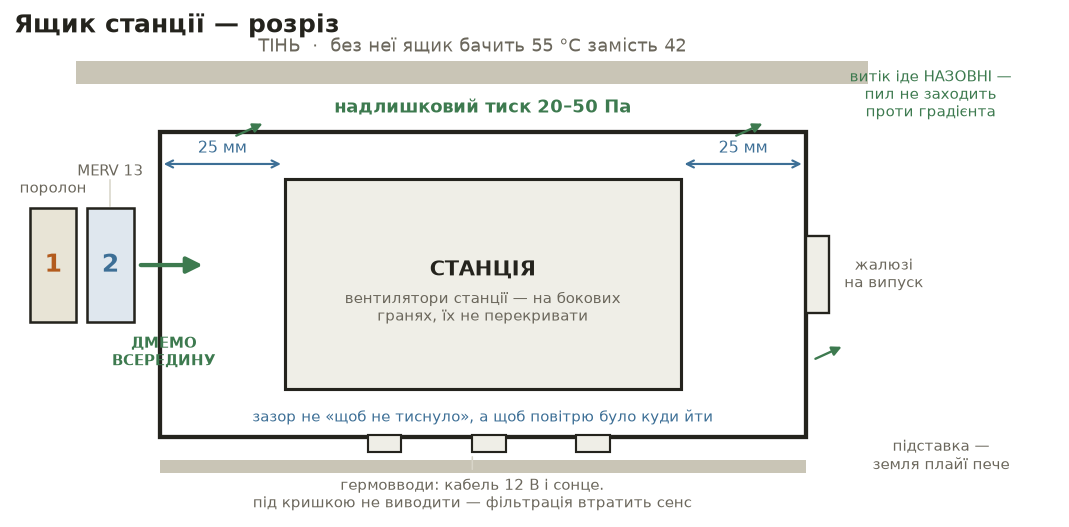

Recreate this plot in Python.
#!/usr/bin/env python3
"""Креслення ящика станції: розріз із потоком повітря + два графіки.

Генерує поруч із собою:
  schematic.svg/.png — розріз ящика: станція, зазори, дві ступені фільтра,
                       вентилятор на нагнітання, гермовводи, тінь.
  thermal.svg/.png   — скільки потоку треба залежно від температури надворі.
  cooler.svg/.png    — гіпотеза теплової маси: температура води по годинах.

Жодної цифри руками: усе береться з enclosure/data/params.json і моделі.
"""

import json
import sys
from pathlib import Path

import matplotlib
matplotlib.rcParams["svg.fonttype"] = "none"
matplotlib.use("Agg")
import matplotlib.pyplot as plt
from matplotlib.patches import FancyArrowPatch, Rectangle

HERE = Path(__file__).resolve().parent
sys.path.insert(0, str(HERE))
import enclosure_model as enc  # noqa: E402

P = json.loads((HERE.parent / "data" / "params.json").read_text())
INK, INK2, LINE = "#24231d", "#6b675c", "#d8d5c9"
ACCENT, SIGNAL, GOOD, CRIT = "#b35b1e", "#3d6f96", "#3d7a4f", "#b23a2e"
plt.rcParams.update({"font.size": 9, "font.family": "DejaVu Sans",
                     "text.color": INK, "axes.labelcolor": INK,
                     "xtick.color": INK2, "ytick.color": INK2})


def save(fig, name):
    for ext in ("svg", "png"):
        fig.savefig(HERE / f"{name}.{ext}", bbox_inches="tight",
                    transparent=(ext == "svg"), dpi=140)
    plt.close(fig)


# ------------------------------------------------------------------ розріз
def draw_section():
    cl = P["fit"]["clearance_mm"]
    amb = P["ambient"]
    fig, ax = plt.subplots(figsize=(9.6, 4.6))
    ax.set_xlim(0, 100); ax.set_ylim(0, 52); ax.axis("off")

    # тінь над ящиком — вона важить більше за вентилятор
    ax.add_patch(Rectangle((6, 45), 76, 2.4, fc="#c9c5b6", ec="none"))
    ax.text(44, 48.4, f'ТІНЬ  ·  без неї ящик бачить {amb["playa_sun_c"]} °C замість '
            f'{amb["playa_shade_c"]}', ha="center", color=INK2, fontsize=9)

    # ящик
    ax.add_patch(Rectangle((14, 8), 62, 32, fc="none", ec=INK, lw=2.2))
    # станція всередині з зазором
    ax.add_patch(Rectangle((26, 13), 38, 22, fc="#efeee7", ec=INK, lw=1.6))
    ax.text(45, 25.5, "СТАНЦІЯ", ha="center", va="center", fontsize=11,
            color=INK, fontweight="bold")
    ax.text(45, 21.5, "вентилятори станції — на бокових\nгранях, їх не перекривати",
            ha="center", va="center", fontsize=7.5, color=INK2)

    # зазор
    for x0, x1, y in ((14, 26, 36.6), (64, 76, 36.6)):
        ax.annotate("", xy=(x0, y), xytext=(x1, y),
                    arrowprops=dict(arrowstyle="<->", color=SIGNAL, lw=1.1))
    ax.text(20, 37.8, f"{cl} мм", ha="center", fontsize=8, color=SIGNAL)
    ax.text(70, 37.8, f"{cl} мм", ha="center", fontsize=8, color=SIGNAL)
    ax.text(45, 9.6, "зазор не «щоб не тиснуло», а щоб повітрю було куди йти",
            ha="center", fontsize=7.5, color=SIGNAL)

    # вхід: дві ступені + вентилятор на нагнітання
    ax.add_patch(Rectangle((1.5, 20), 4.5, 12, fc="#e8e4d6", ec=INK, lw=1.3))
    ax.text(3.75, 33.6, "поролон", ha="center", fontsize=7.5, color=INK2)
    ax.text(3.75, 26, "1", ha="center", va="center", fontsize=13,
            color=ACCENT, fontweight="bold")
    ax.add_patch(Rectangle((7, 20), 4.5, 12, fc="#dfe7ee", ec=INK, lw=1.3))
    ax.text(9.25, 35.4, "MERV 13", ha="center", fontsize=7.5, color=INK2)
    ax.plot([9.25, 9.25], [32.2, 34.9], color=LINE, lw=.8)
    ax.text(9.25, 26, "2", ha="center", va="center", fontsize=13,
            color=SIGNAL, fontweight="bold")
    ax.add_patch(FancyArrowPatch((11.8, 26), (18.5, 26), color=GOOD,
                                 arrowstyle="-|>", mutation_scale=17, lw=2.2))
    ax.text(14.4, 15.5, "ДМЕМО\nВСЕРЕДИНУ", ha="center", fontsize=7.5,
            color=GOOD, fontweight="bold")

    # надлишковий тиск + витік назовні
    lo, hi = P["pressure"]["target_pa"]
    ax.text(45, 42, f"надлишковий тиск {lo}–{hi} Па", ha="center",
            fontsize=9, color=GOOD, fontweight="bold")
    for x, y in ((21, 39.4), (69, 39.4), (76.6, 16)):
        ax.add_patch(FancyArrowPatch((x, y), (x + 3.2, y + 1.6), color=GOOD,
                                     arrowstyle="-|>", mutation_scale=10, lw=1.2))
    ax.text(88, 41.6, "витік іде НАЗОВНІ —\nпил не заходить\nпроти градієнта",
            ha="center", fontsize=7.5, color=GOOD)

    # пасивний випуск
    ax.add_patch(Rectangle((76, 21), 2.2, 8, fc="#efeee7", ec=INK, lw=1.2))
    ax.text(83.5, 25, "жалюзі\nна випуск", ha="center", va="center",
            fontsize=7.5, color=INK2)

    # гермовводи знизу
    for x in (34, 44, 54):
        ax.add_patch(Rectangle((x, 6.4), 3.2, 1.8, fc="#efeee7", ec=INK, lw=1.1))
    ax.annotate("гермовводи: кабель 12 В і сонце.\n"
                "під кришкою не виводити — фільтрація втратить сенс",
                xy=(44, 6.3), xytext=(44, 0.6), ha="center", fontsize=7.5, color=INK2,
                arrowprops=dict(arrowstyle="-", color=LINE, lw=.8))

    # підставка
    ax.add_patch(Rectangle((14, 4.2), 62, 1.4, fc="#c9c5b6", ec="none"))
    ax.text(89, 4.6, "підставка —\nземля плайї пече", ha="center",
            fontsize=7.5, color=INK2)

    ax.text(0, 50.4, "Ящик станції — розріз", fontsize=13, fontweight="bold", color=INK)
    save(fig, "schematic")


# ------------------------------------------------------------------ тепло
def draw_thermal():
    amb = P["ambient"]
    heat = enc.heat_w()
    temps = list(range(30, int(amb["playa_sun_c"]) + 1))
    cfm, blocked = [], []
    for t in temps:
        r = enc.need_cfm(t)
        cfm.append(r["cfm"] if r["cfm"] else float("nan"))
        if r["cfm"] is None:
            blocked.append(t)

    fig, ax = plt.subplots(figsize=(8.6, 3.9))
    ax.plot(temps, cfm, color=ACCENT, lw=2.4, zorder=3)
    if blocked:
        ax.axvspan(min(blocked) - .5, max(temps) + .5, color="#f3ded9", zorder=0)
        ax.text((min(blocked) + max(temps)) / 2, ax.get_ylim()[1] * .55,
                "вентилятор\nне рятує:\nповітря вже\nгарячіше за межу",
                ha="center", color=CRIT, fontsize=8.5, fontweight="bold")
    ax.axvline(amb["playa_shade_c"], color=SIGNAL, ls="--", lw=1.2)
    ax.text(amb["playa_shade_c"] - .3, ax.get_ylim()[1] * .9, "у тіні на плайї",
            ha="right", color=SIGNAL, fontsize=8.5)
    ax.axvline(amb["playa_sun_c"], color=CRIT, ls="--", lw=1.2)
    ax.text(amb["playa_sun_c"] - .3, ax.get_ylim()[1] * .9, "на сонці",
            ha="right", color=CRIT, fontsize=8.5)
    for f in P["fans"]:
        ax.axhline(f["cfm"] * P["air"]["filter_derate"], color=LINE, lw=1)
        ax.text(temps[0] + .2, f["cfm"] * P["air"]["filter_derate"] + 1.5,
                f'{f["name"]} — {f["cfm"] * P["air"]["filter_derate"]:.0f} CFM з фільтром',
                fontsize=7, color=INK2)
    ax.set_xlabel("температура повітря надворі, °C")
    ax.set_ylabel("потрібний потік, CFM")
    ax.set_title(f'Скільки продуву треба: {heat:.0f} Вт тепла, межа станції '
                 f'{amb["station_limit_c"]} °C', fontsize=11, color=INK, loc="left")
    for s in ("top", "right"):
        ax.spines[s].set_visible(False)
    ax.spines["bottom"].set_color(LINE); ax.spines["left"].set_color(LINE)
    ax.grid(axis="y", color=LINE, lw=.6, alpha=.6)
    save(fig, "thermal")


# ------------------------------------------------------------------ кулер
def draw_cooler():
    heat = enc.heat_w()
    amb_day = P["ambient"]["playa_shade_c"]
    limit = P["ambient"]["station_limit_c"]
    L, W, H = 0.60, 0.40, 0.45
    area = 2 * (L * W + L * H + W * H)
    u = 1 / (1 / (0.033 / 0.030) + 1 / 10 + 1 / 8)   # кулер 30 мм + плівки
    c_w, t0, hours = 4186.0, 14.0, 10

    fig, ax = plt.subplots(figsize=(8.6, 3.9))
    for mass, col in ((10, "#c9c5b6"), (20, SIGNAL), (30, ACCENT), (40, GOOD)):
        t, xs, ys = t0, [], []
        for step in range(hours * 60):
            xs.append(step / 60); ys.append(t)
            t += (heat + u * area * (amb_day - t)) * 60 / (mass * c_w)
        ax.plot(xs, ys, color=col, lw=2.2, label=f"{mass} кг води")
    ax.axhline(35, color=CRIT, ls="--", lw=1.2)
    ax.text(.1, 35.8, "поріг 35 °C — далі станція близько до межі",
            color=CRIT, fontsize=8.5)
    ax.axhline(limit, color=CRIT, lw=1.4)
    ax.text(.1, limit + .8, f"паспортна межа {limit} °C", color=CRIT,
            fontsize=8.5, fontweight="bold")
    ax.set_xlabel("годин світлового дня")
    ax.set_ylabel("температура води (≈ станції), °C")
    ax.set_title("Гіпотеза кулера: вода за ніч остигає до 14 °C і тримає день",
                 fontsize=11, color=INK, loc="left")
    ax.legend(frameon=False, fontsize=8.5, loc="lower right")
    for s in ("top", "right"):
        ax.spines[s].set_visible(False)
    ax.spines["bottom"].set_color(LINE); ax.spines["left"].set_color(LINE)
    ax.grid(axis="y", color=LINE, lw=.6, alpha=.6)
    save(fig, "cooler")


if __name__ == "__main__":
    draw_section(); draw_thermal(); draw_cooler()
    print("enclosure: schematic / thermal / cooler — svg+png")
